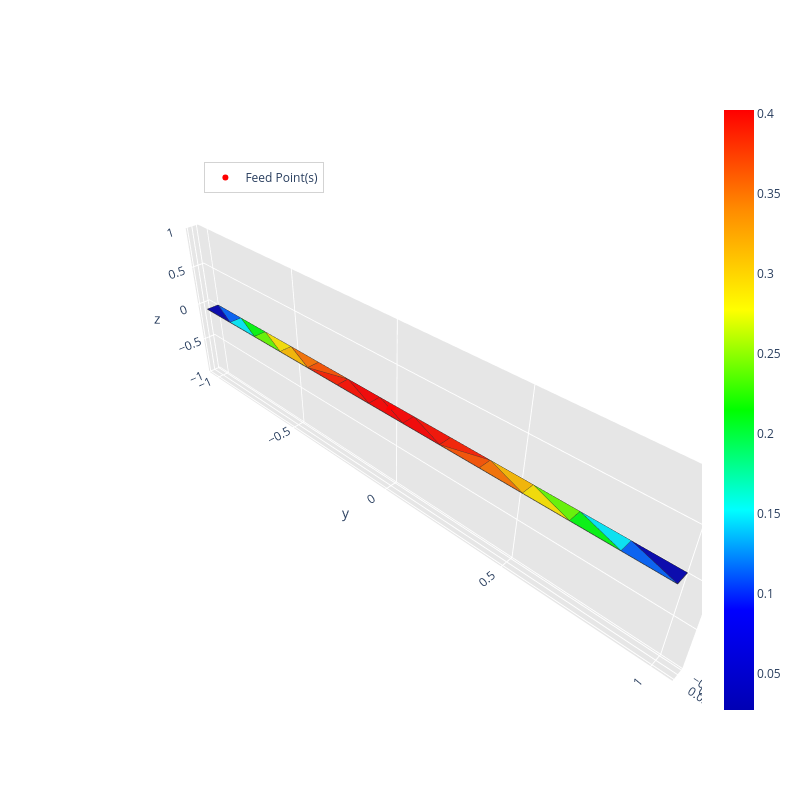

Notebook source saved alongside this figure:
### Markdown cell above
if new_feed: matrice_z, voltage, current, surface_current_density = radiation_algorithm(path.mat, frequency, feed_point, voltage_amplitude=1, port_type=0)
else: pass

### Code cell
matrice_z, voltage, current, surface_current_density = radiation_algorithm(path.mat, frequency, feed_point, voltage_amplitude=1, excitation_unit_vector='y')

### Figure 1 — Plotly figure (JSON) as saved in the notebook; plotly's stock layout.template omitted (floating-point values rounded to 4 significant figures; data arrays with more than 128 entries replaced by an {"elided": "..."} marker saying what was removed)
{"data": [{"facecolor": ["rgb(0, 0, 180)", "rgb(0, 98, 255)", "rgb(0, 0, 180)", "rgb(0, 98, 255)", "rgb(0, 238, 255)", "rgb(102, 255, 0)", "rgb(0, 255, 14)", "rgb(255, 189, 0)", "rgb(255, 230, 0)", "rgb(255, 31, 0)", "rgb(255, 82, 0)", "rgb(255, 116, 0)", "rgb(255, 14, 0)", "rgb(255, 1, 0)", "rgb(255, 0, 0)", "rgb(255, 0, 0)", "rgb(255, 1, 0)", "rgb(255, 82, 0)", "rgb(255, 31, 0)", "rgb(255, 14, 0)", "rgb(255, 116, 0)", "rgb(255, 230, 0)", "rgb(255, 189, 0)", "rgb(0, 255, 14)", "rgb(102, 255, 0)", "rgb(0, 238, 255)"], "i": [1, 0, 16, 15, 17, 18, 17, 19, 18, 20, 11, 12, 21, 22, 10, 23, 9, 24, 7, 8, 25, 26, 6, 27, 5, 4], "j": [4, 4, 2, 2, 15, 14, 14, 13, 13, 11, 12, 13, 11, 10, 11, 9, 10, 7, 8, 9, 7, 6, 7, 5, 6, 5], "k": [0, 27, 3, 16, 16, 17, 15, 18, 14, 19, 19, 19, 20, 21, 21, 22, 22, 23, 23, 23, 24, 25, 25, 26, 26, 27], "name": "", "type": "mesh3d", "x": [-0.025, 0.025, 0.025, -0.025, 0.025, 0.025, 0.025, 0.025, 0.025, 0.025, 0.025, 0.025, 0.025, 0.025, 0.025, 0.025, -0.025, -0.025, -0.025, -0.025, -0.025, -0.025, -0.025, -0.025, -0.025, -0.025, -0.025, -0.025], "y": [-1.0, -1.0, 1.0, 1.0, -0.8462, -0.6923, -0.5385, -0.3846, -0.2308, -0.07692, 0.07692, 0.2308, 0.3846, 0.5385, 0.6923, 0.8462, 0.8462, 0.6923, 0.5385, 0.3846, 0.2308, 0.07692, -0.07692, -0.2308, -0.3846, -0.5385, -0.6923, -0.8462], "z": [0.0, 0.0, 0.0, 0.0, 0.0, 0.0, 0.0, 0.0, 0.0, 0.0, 0.0, 0.0, 0.0, 0.0, 0.0, 0.0, 0.0, 0.0, 0.0, 0.0, 0.0, 0.0, 0.0, 0.0, 0.0, 0.0, 0.0, 0.0]}, {"line": {"color": "rgb(50, 50, 50)", "width": 1.5}, "mode": "lines", "showlegend": false, "type": "scatter3d", "x": {"elided": "130 float values"}, "y": {"elided": "130 float values"}, "z": {"elided": "130 int values"}}, {"hoverinfo": "none", "marker": {"color": [0.02744, 0.4026], "colorscale": [[0, "rgb(0, 0, 180)"], [0.1667, "rgb(0, 0, 255)"], [0.3333, "rgb(0, 255, 255)"], [0.5, "rgb(0, 255, 0)"], [0.6667, "rgb(255, 255, 0)"], [0.8333, "rgb(255, 140, 0)"], [1, "rgb(255, 0, 0)"]], "showscale": true, "size": 0.1}, "mode": "markers", "showlegend": false, "type": "scatter3d", "x": [-0.025], "y": [-1.0], "z": [0.0]}, {"marker": {"color": "red", "size": 6, "symbol": "circle"}, "mode": "markers+text", "name": "Feed Point(s)", "type": "scatter3d", "x": [0], "y": [0], "z": [0]}], "layout": {"height": 800, "legend": {"bgcolor": "rgba(255,255,255,0.7)", "bordercolor": "lightgray", "borderwidth": 1, "x": 0.2, "xanchor": "left", "y": 0.9, "yanchor": "top"}, "scene": {"aspectratio": {"x": 0.025, "y": 1, "z": 0.3}, "camera": {"eye": {"x": 0.65, "y": 0.65, "z": 0.65}}, "xaxis": {"backgroundcolor": "rgb(230, 230, 230)", "gridcolor": "rgb(255, 255, 255)", "showbackground": true, "zerolinecolor": "rgb(255, 255, 255)"}, "yaxis": {"backgroundcolor": "rgb(230, 230, 230)", "gridcolor": "rgb(255, 255, 255)", "showbackground": true, "zerolinecolor": "rgb(255, 255, 255)"}, "zaxis": {"backgroundcolor": "rgb(230, 230, 230)", "gridcolor": "rgb(255, 255, 255)", "showbackground": true, "zerolinecolor": "rgb(255, 255, 255)"}}, "title": {"text": ""}, "width": 800}}
